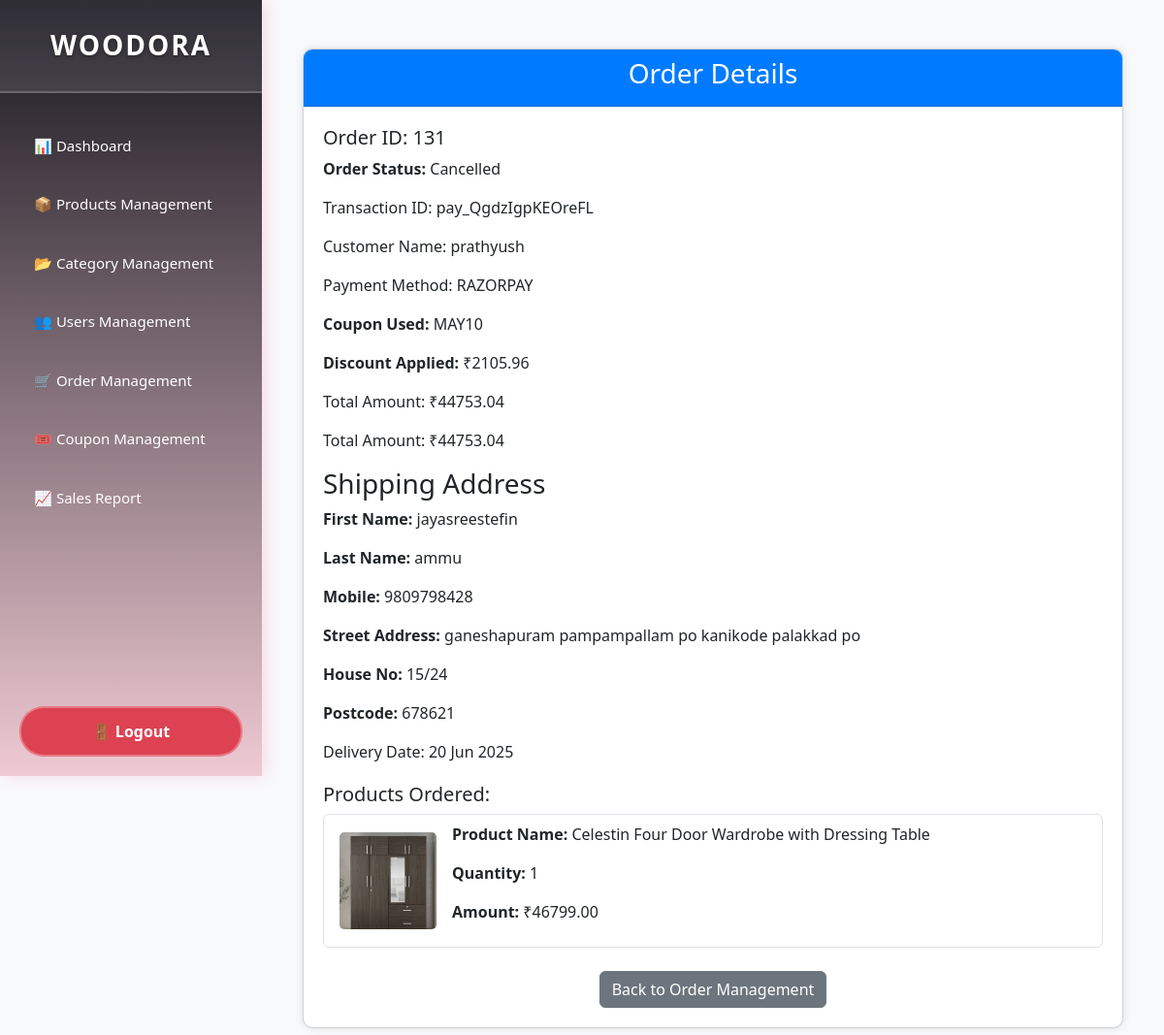
The app's page /custom_admin/order/131/details/ (signed in) with its own data.
### products/models.py (models this page shows, shortened)
class Order(models.Model):
    user = models.ForeignKey(settings.AUTH_USER_MODEL, on_delete=models.CASCADE)
    address = models.ForeignKey(Address, null=True, blank=True, on_delete=models.SET_NULL)
    total_price = models.DecimalField(max_digits=10, decimal_places=2, default=Decimal('0.00'))
    first_name = models.CharField(max_length=100, blank=True, null=True)
    last_name = models.CharField(max_length=100, blank=True, null=True)
    postcode = models.CharField(max_length=20, blank=True, null=True)
    mobile = models.CharField(max_length=20, blank=True, null=True)
    house_no = models.CharField(max_length=50, blank=True, null=True)
    street_address = models.CharField(max_length=255, blank=True, null=True)
    STATUS_CHOICES = [
        ("Pending", "Pending"),
        ('Processing', 'Processing'),
        ("Shipped", "Shipped"),
        ("Delivered", "Delivered"),
        ("Cancelled", "Cancelled"),
        ("Return Requested", "Return Requested"),
        ("Return Accepted", "Return Accepted"),
        ("Return Rejected", "Return Rejected"),
        ('Return Completed', 'Return Completed'),
    ]
    status = models.CharField(max_length=50, choices=STATUS_CHOICES, default='Pending',)
    payment_method = models.CharField(max_length=100, choices=[('COD', 'Cash on Delivery'),('RAZORPAY', 'Razorpay'),('PAYPAL', 'PayPal'),])
    cod_transaction_id = models.CharField(max_length=100, blank=True, null=True, unique=True)
    created_at = models.DateTimeField(auto_now_add=True)
    discount_amount = models.DecimalField(max_digits=10, decimal_places=2, default=Decimal('0.00'))
    razorpay_order_id = models.CharField(max_length=100, blank=True, null=True)
    razorpay_payment_id = models.CharField(max_length=100, blank=True, null=True)
    paypal_payment_id = models.CharField(max_length=100, blank=True, null=True)
    transaction_details = models.JSONField(blank=True, null=True)
    payment_status = models.CharField(max_length=20, default='Pending')  # New field
    paypal_transaction_id = models.CharField(max_length=100, blank=True, null=True)
    delivery_date = models.DateTimeField(blank=True, null=True)
    delivery_charge = models.DecimalField(max_digits=10, decimal_places=2, default=Decimal('0.00'))
    date = models.DateTimeField(auto_now_add=True)
    coupon = models.ForeignKey('Coupon', on_delete=models.SET_NULL, null=True, blank=True)
    coupon_code = models.CharField(max_length=50, null=True, blank=True)

class Coupon(models.Model):
    DISCOUNT_TYPE_CHOICES = [
        ('percentage', 'Percentage'),
        ('fixed', 'Fixed'),
    ]
    code = models.CharField(max_length=50, unique=True)
    discount_type = models.CharField(max_length=10, choices=DISCOUNT_TYPE_CHOICES, default='percentage')
    discount = models.DecimalField(max_digits=5, decimal_places=2)
    valid_from = models.DateField()
    valid_until = models.DateField()
    usage_limit = models.IntegerField()
    active = models.BooleanField(default=True)

class OrderItem(models.Model):
    order = models.ForeignKey(Order, on_delete=models.CASCADE, related_name="order_items")
    product = models.ForeignKey(Product, on_delete=models.CASCADE, related_name="order_products")
    quantity = models.PositiveIntegerField(default=1)
    price = models.DecimalField(max_digits=10, decimal_places=2, blank=True, null=True)
    status = models.CharField(max_length=20, default="Pending")
    cancel_reason = models.TextField(blank=True, null=True)
    returned = models.BooleanField(default=False)

class Product(models.Model):
    category = models.ForeignKey(Category, on_delete=models.CASCADE, verbose_name="Category", default=1, related_name="products")
    name = models.CharField(max_length=200, verbose_name="Product Name")
    description = models.TextField(verbose_name="Product Description")
    brand = models.CharField(max_length=100, verbose_name="Brand", blank=True, null=True)
    price = models.DecimalField(max_digits=10, decimal_places=2, verbose_name="Price")
    stock = models.PositiveIntegerField(default=0)
    original_price = models.DecimalField(max_digits=10, decimal_places=2, verbose_name="Original Price", blank=True, null=True)
    discount_percentage = models.DecimalField(max_digits=5, decimal_places=2, verbose_name="Discount Percentage", blank=True, null=True, default=0)
    stock_status = models.BooleanField(default=True, verbose_name="In Stock")
    sold = models.PositiveIntegerField(verbose_name="Units Sold", default=0)
    coupons = models.ManyToManyField('Coupon', related_name='coupon_products',blank=True)
    main_image = models.ImageField(upload_to="products/main_images/", verbose_name="Main Image",default="products/main_images/default.jpg")
    material = models.CharField(max_length=100, verbose_name="Material", blank=True, null=True)
    dimensions = models.CharField(max_length=100, verbose_name="Dimensions", blank=True, null=True)
    weight = models.DecimalField(max_digits=5, decimal_places=2, verbose_name="Weight (kg)", blank=True, null=True)
    warranty = models.CharField(max_length=100, verbose_name="Warranty", blank=True, null=True)
    updated_at = models.DateTimeField(auto_now=True)
    is_active = models.BooleanField(default=True)
    created_at = models.DateTimeField(auto_now_add=True)
    is_deleted = models.BooleanField(default=False)

### home/models.py (models this page shows, shortened)
class CustomUser(AbstractUser):
    email = models.EmailField(unique=True)

class Address(models.Model):
    user = models.ForeignKey(settings.AUTH_USER_MODEL, on_delete=models.CASCADE)
    first_name = models.CharField(max_length=100)
    last_name = models.CharField(max_length=100)
    postcode = models.CharField(max_length=20)
    mobile = models.CharField(max_length=15)
    house_no = models.CharField(max_length=20)
    street_address = models.CharField(max_length=200)
    region = models.CharField(max_length=100, null=True, blank=True)
    city = models.CharField(max_length=100, null=True, blank=True)

### custom_admin/views.py (the view)
# urls.py: path('order/<int:order_id>/details/', views.view_order_details, name='view_order_details'),
@login_required
def view_order_details(request, order_id):
    order = get_object_or_404(Order, id=order_id)
    transaction_id = None
    if order.payment_method == "RAZORPAY":
        transaction_id = order.razorpay_payment_id
    elif order.payment_method == "PAYPAL":
        transaction_id = order.paypal_transaction_id
    return render(request, 'custom_admin/order_details.html', {'order': order, 'transaction_id': transaction_id})

### home/context_processors.py (called while the page is built)
def breadcrumbs(request):
    path_parts = request.path.strip('/').split('/')
    breadcrumbs = [{'title': 'Home', 'url': '/'}]
    if not path_parts or path_parts == ['']:
        return {'breadcrumbs': breadcrumbs}
    url = ''
    for i, part in enumerate(path_parts):
        url += f'/{part}'
        title = part.replace('-', ' ').title()
        if path_parts[0] == 'products' and path_parts[1] == 'products_details' and part.isdigit():
            try:
                product = Product.objects.get(id=part)
                title = product.name
            except Product.DoesNotExist:
                title = 'Product Not Found'
        breadcrumbs.append({'title': title, 'url': url})
    return {'breadcrumbs': breadcrumbs}

### products/context_processors.py (called while the page is built)
def cart_item_count(request):
    count = 0
    if request.user.is_authenticated:
        try:
            cart = Cart.objects.get(user=request.user)
            count = CartItem.objects.filter(cart=cart).count()
        except Cart.DoesNotExist:
            count = 0
    return {'cart_count': count}

### templates/custom_admin/order_details.html (shortened to what this page needs)
{% extends 'custom_admin/index.html' %}
{% load static %}
{% block content %}
<!DOCTYPE html>
<html lang="en">
<head>
    <link rel="stylesheet" href="https://cdn.jsdelivr.net/npm/bootstrap@5.3.0/dist/css/bootstrap.min.css">
</head>
<body>
<div class="container">
    <div class="card">
        <div class="card-header text-center">
            <h3>Order Details</h3>
        </div>
        <div class="card-body">
            <div class="order-details">
                <h5>Order ID: {{ order.id }}</h5>
                <p><strong>Order Status:</strong>
                    <span class="status-badge
                        {% if order.status == 'Processing' %}status-processing
                        {% elif order.status == 'Delivered' %}status-delivered
                        {% elif order.status == 'Cancelled' %}status-cancelled
                        {% endif %}">
                        {{ order.status }}
                    </span>
                </p>
                <p>Transaction ID:
                    {% if order.payment_method|lower == "razorpay" and order.razorpay_payment_id %}
                        {{ order.razorpay_payment_id }}
                    {% elif order.payment_method|lower == "cash_on_delivery" and order.cod_transaction_id %}
                        {{ order.cod_transaction_id }}
                    {% else %}
                        N/A
                    {% endif %}
                </p>
                <p>Customer Name: {{ order.user.username }}</p>
                <p>Payment Method: {{ order.payment_method }}</p>
                {% if order.coupon and order.discount_amount > 0 %}
                <p><strong>Coupon Used:</strong> {{ order.coupon.code }}</p>
                <p><strong>Discount Applied:</strong> ₹{{ order.discount_amount }}</p>
            {% endif %}
                <p>Total Amount: ₹{{ order.total_price }}</p>
                    <p>Total Amount: ₹{{ order.total_price }}</p>
                    <h3>Shipping Address</h3>
                                   {% if order.address %}
    <p><strong>First Name:</strong> {{ order.address.first_name }}</p>
    <p><strong>Last Name:</strong> {{ order.address.last_name }}</p>
    <p><strong>Mobile:</strong> {{ order.address.mobile }}</p>
    <p><strong>Street Address:</strong> {{ order.address.street_address }}</p>
    <p><strong>House No:</strong> {{ order.address.house_no }}</p>
    <p><strong>Postcode:</strong> {{ order.address.postcode }}</p>
{% else %}
    <p>No shipping address available.</p>
{% endif %}
                <p>Delivery Date: {{ order.delivery_date|date:"d M Y" }}</p>
            </div>
            <h5>Products Ordered:</h5>
            <ul class="list-group">
                {% for item in order.order_items.all %}
                <li class="list-group-item d-flex align-items-center">
                    <img src="{{ item.product.main_image.url }}" alt="{{ item.product.name }}" class="product-img me-3">
                    <div>
                        <p><strong>Product Name:</strong> {{ item.product.name }}</p>
                        <p><strong>Quantity:</strong> {{ item.quantity }}</p>
                        <p><strong>Amount:</strong> ₹{{ item.product.price }}</p>
                    </div>
                </li>
                {% empty %}
                <li class="list-group-item text-center text-muted">No products available.</li>
                {% endfor %}
            </ul>
            <div class="text-center mt-4">
                <a href="{% url 'custom_admin:order_management' %}" class="btn btn-secondary">Back to Order Management</a>
            </div>
        </div>
    </div>
</div>
</body>
</html>
{% endblock %}

### templates/custom_admin/index.html (shortened to what this page needs)
<!DOCTYPE html>
<html lang="en">
<head>
    <link href="https://cdn.jsdelivr.net/npm/bootstrap@5.3.3/dist/css/bootstrap.min.css" rel="stylesheet">
</head>
<body>
    <div class="sidebar">
        <div class="sidebar-header">
            <h3>WOODORA</h3>
        </div>
        <ul class="menu">
            <li><a href="{% url 'custom_admin:dashboard' %}">📊 Dashboard</a></li>
            <li><a href="{% url 'custom_admin:products_view' %}">📦 Products Management</a></li>
            <li><a href="{% url 'custom_admin:category_list' %}">📂 Category Management</a></li>
            <li><a href="{% url 'custom_admin:users' %}">👥 Users Management</a></li>
            <li><a href="{% url 'custom_admin:order_management' %}">🛒 Order Management</a></li>
            <li><a href="{% url 'custom_admin:coupon_management' %}">🎟️ Coupon Management</a></li>
            <li><a href="{% url 'custom_admin:sales_report' %}">📈 Sales Report</a></li>
        </ul>
        <div class="logout-section">
            <div class="logout-btn">
                <a href="{% url 'custom_admin:logout' %}" class="btn btn-danger">🚪 Logout</a>
            </div>
        </div>
    </div>
    <div class="content">
        {% block content %}{% endblock %}
    </div>
</body>
</html>

### templates/custom_admin/index.html (style rules this page uses)
body { margin: 0; padding: 0; font-family: 'Segoe UI', Tahoma, Geneva, Verdana, sans-serif; background-color: #fef7f0; }
.sidebar { width: 270px; height: 100vh; background: linear-gradient(180deg,rgb(23, 22, 30) 0%,rgb(239, 202, 211) 100%); color: white; position: fixed; padding: 0; box-shadow: 4px 0 15px rgba(255, 107, 157, 0.2); overflow-y: auto; }
.sidebar-header { padding: 30px 20px; text-align: center; background: rgba(255, 255, 255, 0.1); border-bottom: 2px solid rgba(255, 255, 255, 0.2); }
.sidebar h3 { font-size: 28px; margin: 0; font-weight: 700; letter-spacing: 2px; text-shadow: 0 2px 4px rgba(0, 0, 0, 0.3); }
.menu { list-style: none; padding: 20px 0; margin: 0; }
.menu li { margin: 8px 15px; border-radius: 15px; overflow: hidden; transition: all 0.3s ease; }
.menu li a { color: white; text-decoration: none; display: block; padding: 15px 20px; font-weight: 500; font-size: 15px; transition: all 0.3s ease; border-radius: 15px; }
.logout-section { position: absolute; bottom: 20px; left: 0; right: 0; padding: 0 20px; }
.logout-btn .btn { width: 100%; background: rgba(220, 53, 69, 0.9); border: 2px solid rgba(255, 255, 255, 0.3); color: white; padding: 12px; border-radius: 25px; font-weight: 600; transition: all 0.3s ease; }
.content { margin-left: 270px; padding: 30px; min-height: 100vh; }

### templates/custom_admin/order_details.html (style rules this page uses)
body { background-color: #f8f9fa; }
.container { margin-top: 20px; }
.card { background-color: white; border-radius: 10px; overflow: hidden; box-shadow: 0px 0px 10px rgba(0, 0, 0, 0.1); }
.card-header { background-color: #007bff; color: white; }
.card-body { padding: 20px; }
.product-img { width: 100px; height: 100px; border-radius: 5px; object-fit: cover; }
.order-details { margin-bottom: 20px; }

### records on screen
Order: id "131", status "Cancelled", razorpay_payment_id "pay_QgdzIgpKEOreFL", user.username "prathyush", payment_method "RAZORPAY", coupon.code "MAY10", discount_amount "2105.96", total_price "44753.04", address.first_name "jayasreestefin", address.last_name "ammu", address.mobile "9809798428", address.street_address "ganeshapuram pampampallam po kanikode palakkad po", address.house_no "15/24", address.postcode "678621", delivery_date "20 Jun 2025"
OrderItem: product.main_image (picture), product.name "Celestin Four Door Wardrobe with Dressing Table", quantity "1", product.price "46799.00"
